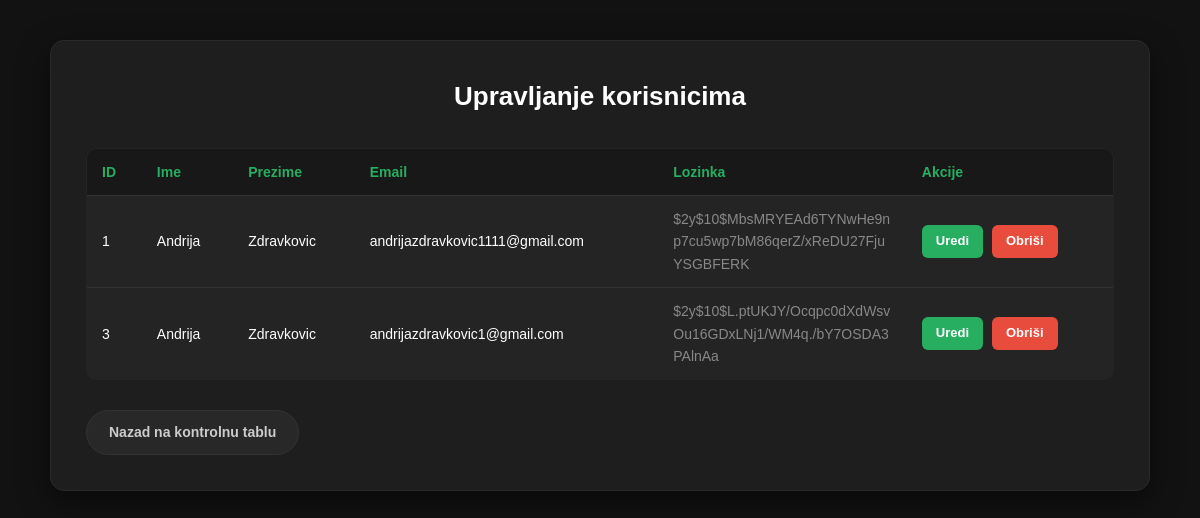
The app's page /upravljanjeKorisnicima.php (signed in), older data.
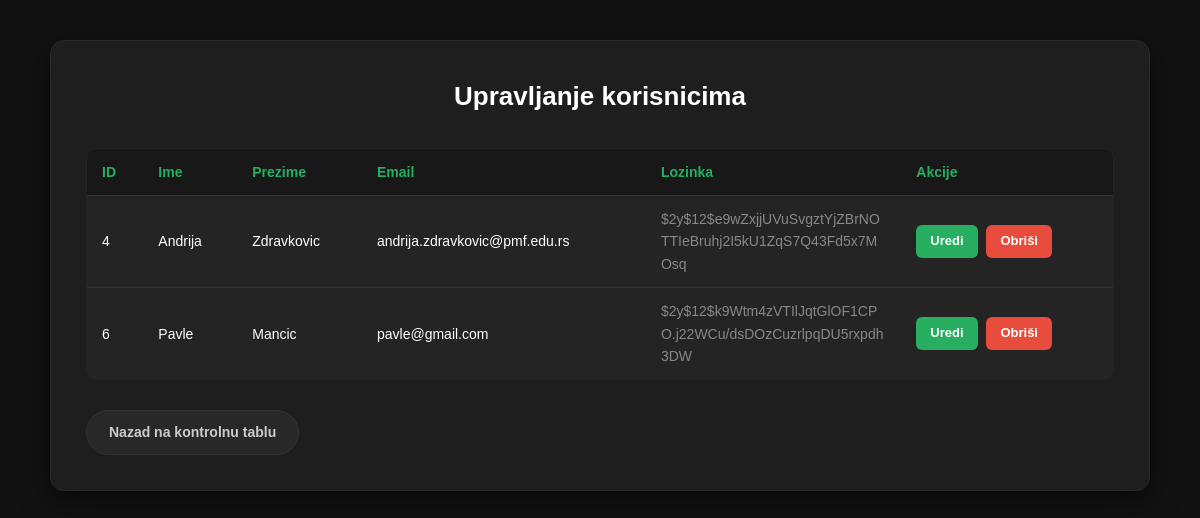
The same page, newer data.
### tables this page shows
CREATE TABLE `korisnici` (
  `id` int(10) UNSIGNED NOT NULL,
  `ime` varchar(50) NOT NULL,
  `prezime` varchar(50) NOT NULL,
  `email` varchar(100) NOT NULL,
  `lozinka` varchar(255) NOT NULL,
  `prijava_id` int(10) UNSIGNED NOT NULL
);

### upravljanjeKorisnicima.php (the view, shortened to what this page needs)
<?php
require_once 'connection.php';
$sql = "SELECT id, ime, prezime, email, lozinka FROM korisnici";
$result = $conn->query($sql);
?>
<!DOCTYPE html>
<html lang="sr">
<head>
    <link rel="stylesheet" href="css/upravljanjeKorisnicima.css?v=<?php echo time(); ?>">
</head>
<body>
    <div class="container">
        <h1>Upravljanje korisnicima</h1>
        <div class="tabelaKontejner">
            <table class="adminTabela">
                <thead>
                    <tr>
                        <th>ID</th>
                        <th>Ime</th>
                        <th>Prezime</th>
                        <th>Email</th>
                        <th>Lozinka</th>
                        <th>Akcije</th>
                    </tr>
                </thead>
                <tbody>
                    <?php while($row = $result->fetch_assoc()): ?>
                    <tr>
                        <td><?php echo $row['id']; ?></td>
                        <td><?php echo $row['ime']; ?></td>
                        <td><?php echo $row['prezime']; ?></td>
                        <td><?php echo $row['email']; ?></td>
                        <td class="lozinka"><?php echo $row['lozinka']; ?></td>
                        <td class="dugme">
                            <a href="urediKorisnika.php?id=<?php echo $row['id']; ?>" class="urediBtn">Uredi</a>
                            <a href="obrisiKorisnika.php?id=<?php echo $row['id']; ?>" onclick="return confirm('Da li ste sigurni da želite da obrišete ovog korisnika?')" class="obrisiBtn">Obriši</a>
                        </td>
                    </tr>
                    <?php endwhile; ?>
                </tbody>
            </table>
        </div>
        <div class="nazadWrapper">
            <a href="admin.php" class="nazadBtn">Nazad na kontrolnu tablu</a>
        </div>
    </div>
</body>
</html>

### css/upravljanjeKorisnicima.css (style rules this page uses)
* { box-sizing: border-box; margin: 0; padding: 0; }
body { font-family: Arial, sans-serif; background-color: #121212; color: #ffffff; line-height: 1.6; padding: 40px 20px; }
.container { max-width: 1100px; margin: 0 auto; background-color: #1e1e1e; padding: 35px; border-radius: 14px; border: 1px solid #2a2a2a; box-shadow: 0 10px 30px rgba(0, 0, 0, 0.5); }
h1 { text-align: center; color: #ffffff; font-size: 26px; margin-bottom: 30px; }
.tabelaKontejner { overflow-x: auto; }
.adminTabela { width: 100%; border-collapse: collapse; background-color: #242424; border-radius: 10px; overflow: hidden; border: 1px solid #2d2d2d; }
.adminTabela th, .adminTabela td { padding: 12px 15px; text-align: left; border-bottom: 1px solid #333333; font-size: 14px; }
.adminTabela th { background-color: #181818; color: #27ae60; font-weight: 600; }
.lozinka { max-width: 200px; word-break: break-all; font-size: 12px; color: #888888; }
.dugme { white-space: nowrap; }
.urediBtn { display: inline-block; background-color: #27ae60; color: #ffffff; padding: 6px 14px; border-radius: 6px; text-decoration: none; font-size: 13px; font-weight: bold; margin-right: 5px; transition: background-color 0.2s ease; }
.obrisiBtn { display: inline-block; background-color: #e74c3c; color: #ffffff; padding: 6px 14px; border-radius: 6px; text-decoration: none; font-size: 13px; font-weight: bold; border: none; cursor: pointer; transition: background-color 0.2s ease; }
.nazadWrapper { margin-top: 30px; text-align: left; }
.nazadBtn { display: inline-block; background-color: #282828; color: #cccccc; padding: 10px 22px; border-radius: 25px; text-decoration: none; font-size: 14px; font-weight: bold; border: 1px solid #333333; transition: all 0.3s ease; }

Row changes from the older to the newer data that the page shows:
removed korisnici: id "1", ime "Andrija", prezime "Zdravkovic", email "andrijazdravkovic1111@gmail.com", lozinka "$2y$10$MbsMRYEAd6TYNwHe9np7cu5wp7bM86qerZ/xReDU27FjuYSGBFERK"
removed korisnici: id "3", ime "Andrija", prezime "Zdravkovic", email "andrijazdravkovic1@gmail.com", lozinka "$2y$10$L.ptUKJY/Ocqpc0dXdWsvOu16GDxLNj1/WM4q./bY7OSDA3PAlnAa"
added korisnici: id "4", ime "Andrija", prezime "Zdravkovic", email "andrija.zdravkovic@pmf.edu.rs", lozinka "$2y$12$e9wZxjjUVuSvgztYjZBrNOTTIeBruhj2I5kU1ZqS7Q43Fd5x7MOsq"
added korisnici: id "6", ime "Pavle", prezime "Mancic", email "pavle@gmail.com", lozinka "$2y$12$k9Wtm4zVTIlJqtGlOF1CPO.j22WCu/dsDOzCuzrlpqDU5rxpdh3DW"
